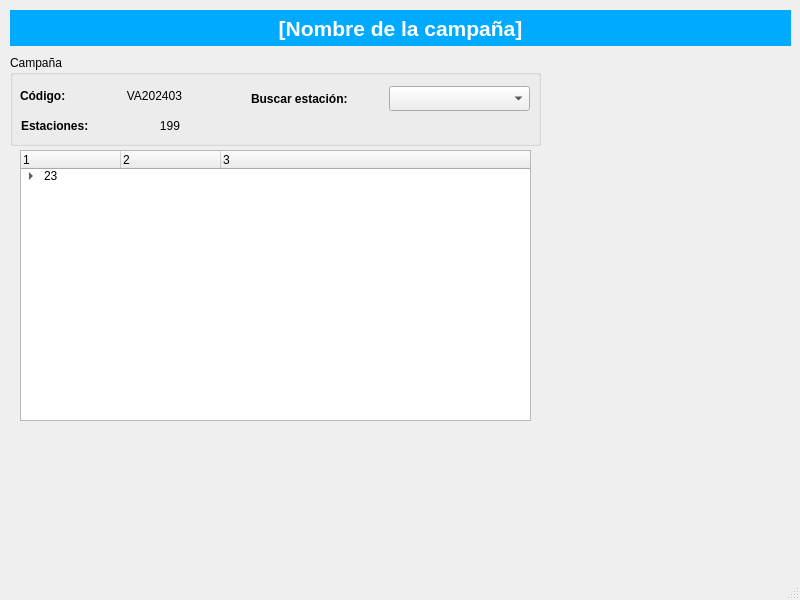
<?xml version="1.0" encoding="UTF-8"?>
<ui version="4.0">
 <class>Frm_Estructura</class>
 <widget class="QMainWindow" name="Frm_Estructura">
  <property name="geometry">
   <rect>
    <x>0</x>
    <y>0</y>
    <width>800</width>
    <height>600</height>
   </rect>
  </property>
  <property name="windowTitle">
   <string>MainWindow</string>
  </property>
  <widget class="QWidget" name="centralwidget">
   <widget class="QLabel" name="lbl_Titulo">
    <property name="geometry">
     <rect>
      <x>10</x>
      <y>10</y>
      <width>781</width>
      <height>36</height>
     </rect>
    </property>
    <property name="minimumSize">
     <size>
      <width>571</width>
      <height>36</height>
     </size>
    </property>
    <property name="maximumSize">
     <size>
      <width>1000</width>
      <height>500</height>
     </size>
    </property>
    <property name="font">
     <font>
      <family>Arial</family>
      <pointsize>16</pointsize>
      <weight>75</weight>
      <italic>false</italic>
      <bold>true</bold>
     </font>
    </property>
    <property name="styleSheet">
     <string notr="true">background-color: rgb(0, 170, 255);
color: rgb(255, 255, 255);</string>
    </property>
    <property name="text">
     <string>[Nombre de la campaña]</string>
    </property>
    <property name="alignment">
     <set>Qt::AlignCenter</set>
    </property>
   </widget>
   <widget class="QGroupBox" name="groupBox">
    <property name="geometry">
     <rect>
      <x>10</x>
      <y>55</y>
      <width>531</width>
      <height>91</height>
     </rect>
    </property>
    <property name="font">
     <font>
      <weight>50</weight>
      <bold>false</bold>
     </font>
    </property>
    <property name="title">
     <string>Campaña</string>
    </property>
    <widget class="QWidget" name="layoutWidget">
     <property name="geometry">
      <rect>
       <x>10</x>
       <y>30</y>
       <width>162</width>
       <height>21</height>
      </rect>
     </property>
     <layout class="QHBoxLayout" name="horizontalLayout">
      <item>
       <widget class="QLabel" name="label">
        <property name="font">
         <font>
          <weight>75</weight>
          <bold>true</bold>
         </font>
        </property>
        <property name="text">
         <string>Código:</string>
        </property>
       </widget>
      </item>
      <item>
       <widget class="QLabel" name="label_2">
        <property name="minimumSize">
         <size>
          <width>91</width>
          <height>19</height>
         </size>
        </property>
        <property name="maximumSize">
         <size>
          <width>91</width>
          <height>19</height>
         </size>
        </property>
        <property name="text">
         <string>VA202403</string>
        </property>
        <property name="alignment">
         <set>Qt::AlignRight|Qt::AlignTrailing|Qt::AlignVCenter</set>
        </property>
       </widget>
      </item>
     </layout>
    </widget>
    <widget class="QWidget" name="layoutWidget">
     <property name="geometry">
      <rect>
       <x>10</x>
       <y>60</y>
       <width>161</width>
       <height>21</height>
      </rect>
     </property>
     <layout class="QHBoxLayout" name="horizontalLayout_2">
      <item>
       <widget class="QLabel" name="label_3">
        <property name="minimumSize">
         <size>
          <width>92</width>
          <height>19</height>
         </size>
        </property>
        <property name="maximumSize">
         <size>
          <width>92</width>
          <height>19</height>
         </size>
        </property>
        <property name="font">
         <font>
          <weight>75</weight>
          <bold>true</bold>
         </font>
        </property>
        <property name="text">
         <string>Estaciones:</string>
        </property>
       </widget>
      </item>
      <item>
       <widget class="QLabel" name="label_4">
        <property name="minimumSize">
         <size>
          <width>60</width>
          <height>19</height>
         </size>
        </property>
        <property name="maximumSize">
         <size>
          <width>60</width>
          <height>19</height>
         </size>
        </property>
        <property name="text">
         <string>199</string>
        </property>
        <property name="alignment">
         <set>Qt::AlignRight|Qt::AlignTrailing|Qt::AlignVCenter</set>
        </property>
       </widget>
      </item>
     </layout>
    </widget>
    <widget class="QWidget" name="layoutWidget">
     <property name="geometry">
      <rect>
       <x>240</x>
       <y>30</y>
       <width>281</width>
       <height>27</height>
      </rect>
     </property>
     <layout class="QHBoxLayout" name="horizontalLayout_3">
      <item>
       <widget class="QLabel" name="label_5">
        <property name="minimumSize">
         <size>
          <width>131</width>
          <height>19</height>
         </size>
        </property>
        <property name="maximumSize">
         <size>
          <width>131</width>
          <height>19</height>
         </size>
        </property>
        <property name="font">
         <font>
          <weight>75</weight>
          <bold>true</bold>
         </font>
        </property>
        <property name="text">
         <string>Buscar estación:</string>
        </property>
       </widget>
      </item>
      <item>
       <widget class="QComboBox" name="comboBox">
        <property name="minimumSize">
         <size>
          <width>141</width>
          <height>25</height>
         </size>
        </property>
        <property name="maximumSize">
         <size>
          <width>141</width>
          <height>25</height>
         </size>
        </property>
       </widget>
      </item>
     </layout>
    </widget>
   </widget>
   <widget class="QTreeWidget" name="treeWidget">
    <property name="geometry">
     <rect>
      <x>20</x>
      <y>150</y>
      <width>511</width>
      <height>271</height>
     </rect>
    </property>
    <column>
     <property name="text">
      <string>1</string>
     </property>
    </column>
    <column>
     <property name="text">
      <string>2</string>
     </property>
    </column>
    <column>
     <property name="text">
      <string>3</string>
     </property>
    </column>
    <item>
     <property name="text">
      <string>23</string>
     </property>
     <item>
      <property name="text">
       <string>124</string>
      </property>
     </item>
     <item>
      <property name="text">
       <string>3124</string>
      </property>
     </item>
    </item>
   </widget>
  </widget>
  <widget class="QMenuBar" name="menubar">
   <property name="geometry">
    <rect>
     <x>0</x>
     <y>0</y>
     <width>800</width>
     <height>26</height>
    </rect>
   </property>
  </widget>
  <widget class="QStatusBar" name="statusBar"/>
 </widget>
 <resources/>
 <connections/>
</ui>
